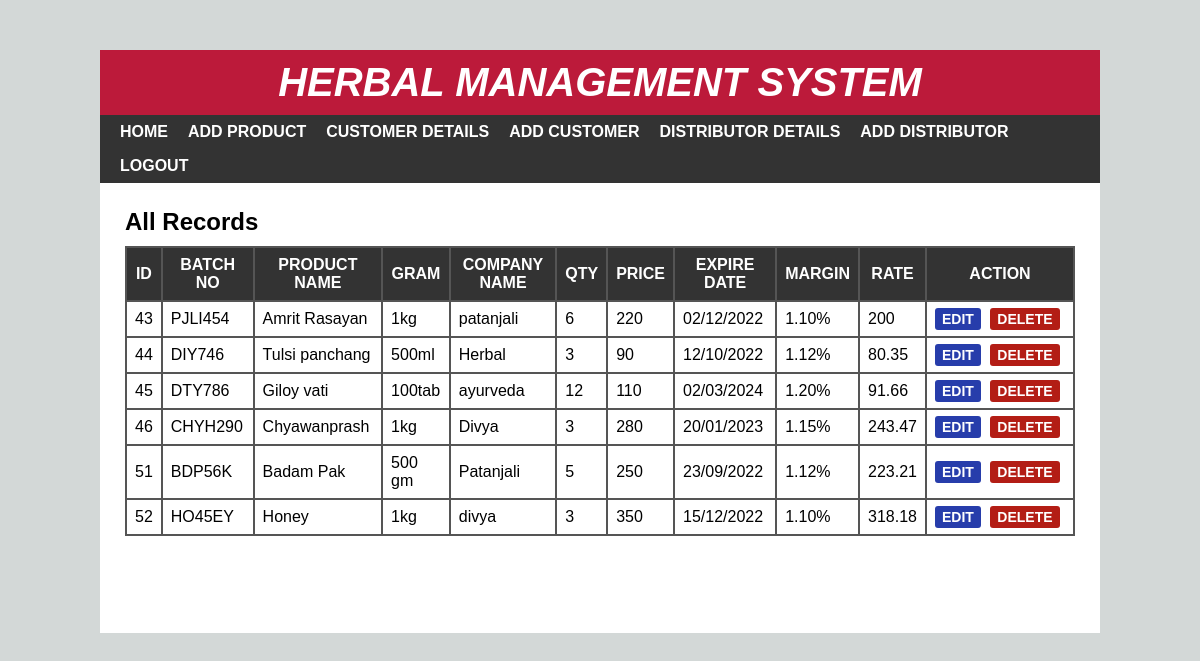
Screenshot of /agency.php with the database file from the repository.
### tables this page shows
CREATE TABLE `herbal` (
  `id` int(10) NOT NULL,
  `Bno` varchar(100) NOT NULL,
  `product` varchar(100) NOT NULL,
  `gram` varchar(255) NOT NULL,
  `company` varchar(100) NOT NULL,
  `Qty` varchar(100) NOT NULL,
  `price` varchar(100) NOT NULL,
  `Expire` varchar(100) NOT NULL,
  `margin` varchar(255) NOT NULL,
  `Rate` varchar(100) NOT NULL
);

### agency.php (the view, shortened to what this page needs)
 <?php
include 'header.php';
?>
<div id="main-content">
    <h2>All Records</h2>
   <?php
    include 'config.php';
    $sql = "SELECT * FROM herbal";
    $result = mysqli_query($conn, $sql) or die("Query Unsuccessful.");
    if(mysqli_num_rows($result) > 0)  {
  ?>
    <table cellpadding="8px">
        <thead>
        <th>Id</th>
        <th>Batch no</th>
        <th>product name</th>
        <th>gram</th>
        <th>company name</th>
        <th>Qty</th>
        <th>price</th>
        <th>Expire date</th>
        <th>margin</th>
        <th>Rate</th>
        <th>Action</th>
        </thead>
        <tbody>
          <?php
            while($row = mysqli_fetch_assoc($result)){
          ?>
            <tr>
                <td><?php echo $row['id']; ?></td>
                <td><?php echo $row['Bno']; ?></td>
                <td><?php echo $row['product']; ?></td>
                <td><?php echo $row['gram']; ?></td>
                <td><?php echo $row['company']; ?></td>
                <td><?php echo $row['Qty']; ?></td>
                <td><?php echo $row['price']; ?></td>
                <td><?php echo $row['Expire']; ?></td>
                <td><?php echo $row['margin']; ?></td>
                <td><?php echo $row['Rate']; ?></td>
                <td>
                    <a href='edit.php?id=<?php echo $row['id']; ?>'>Edit</a>
                    <a href='delete-inline.php?id=<?php echo $row['id']; ?>'>Delete</a>
                </td>
            </tr>
          <?php } ?>
        </tbody>
    </table>
  <?php }else{
    echo "<h2>No Record Found</h2>";
  }
  ?>
</div>
</div>
</body>
</html>

### header.php (shortened to what this page needs)
<!DOCTYPE html>
<html lang="en">
<head>
  <link rel="stylesheet" href="css/style.css">
</head>
<body>
    <div id="wrapper">
        <div id="header">
            <h1>herbal management system</h1>
        </div>
        <div id="menu">
            <ul>
                <li>
                    <a href="agency.php">Home</a>
                </li>
                <li>
                    <a href="add.php">add product</a>
                </li>
                <li>
                    <a href="details.php">customer details</a>
                </li>
                <li>
                    <a href="cadd.php">add customer</a>
                </li>
                <li>
                    <a href="ddetails.php">distributor details</a>
                </li>
                <li>
                    <a href="dadd.php">add distributor</a>
                </li>
                <li>
                <a href="logout.php">logout</a>
                </li>
            </ul>
        </div>

### css/style.css (style rules this page uses)
body { font:16px arial; margin: 0; padding: 0; background: #d1d1d1; }
#wrapper { width: 1000px; margin: 50px auto 0; background-color: #fff; }
#header { text-align: center; background-color: #BC1A3A; padding: 10px; }
#header h1 { color: #fff; font-size: 40px; font-style: italic; font-weight: 700; text-transform: uppercase; margin: 0; }
#menu { background-color: #333; }
#menu ul { font-size: 0; padding: 0 10px; margin: 0; list-style: none; }
#menu ul li { display: inline-block; }
#menu ul li a { color: #fff; font-size: 16px; font-weight: 600; padding: 8px 10px; display: block; text-decoration: none; text-transform: uppercase; transition: all 0.3s ease; }
#main-content { padding: 25px; min-height: 400px; }
#main-content h2 { margin: 0 0 10px; text-transform: capitalize; }
#main-content table { width: 100%; background-color: #555; margin: 0 0 20px; }
#main-content table th { color: #fff; background-color: #333; text-transform: uppercase; }
#main-content table th:last-child { width: 130px; }
#main-content table td { background-color: #fff; }
#main-content table td a { font-size: 14px; font-weight: 600; text-transform: uppercase; padding: 3px 7px; color: #fff; background-color: #273dab; text-decoration: none; border-radius: 3px; }
#main-content table td a:nth-child(2) { background-color: #b31d15; margin: 0 0 0 5px; }
body { background: rgb(211, 216, 215); }

### rows the page displays
herbal: id "43", Bno "PJLI454", product "Amrit Rasayan", gram "1kg", company "patanjali", Qty "6", price "220", Expire "02/12/2022", margin "1.10%", Rate "200"
herbal: id "44", Bno "DIY746", product "Tulsi panchang", gram "500ml", company "Herbal", Qty "3", price "90", Expire "12/10/2022", margin "1.12%", Rate "80.35"
herbal: id "45", Bno "DTY786", product "Giloy vati", gram "100tab", company "ayurveda", Qty "12", price "110", Expire "02/03/2024", margin "1.20%", Rate "91.66"
herbal: id "46", Bno "CHYH290", product "Chyawanprash", gram "1kg", company "Divya", Qty "3", price "280", Expire "20/01/2023", margin "1.15%", Rate "243.47"
herbal: id "51", Bno "BDP56K", product "Badam Pak", gram "500 gm", company "Patanjali", Qty "5", price "250", Expire "23/09/2022", margin "1.12%", Rate "223.21"
herbal: id "52", Bno "HO45EY", product "Honey", gram "1kg", company "divya", Qty "3", price "350", Expire "15/12/2022", margin "1.10%", Rate "318.18"
